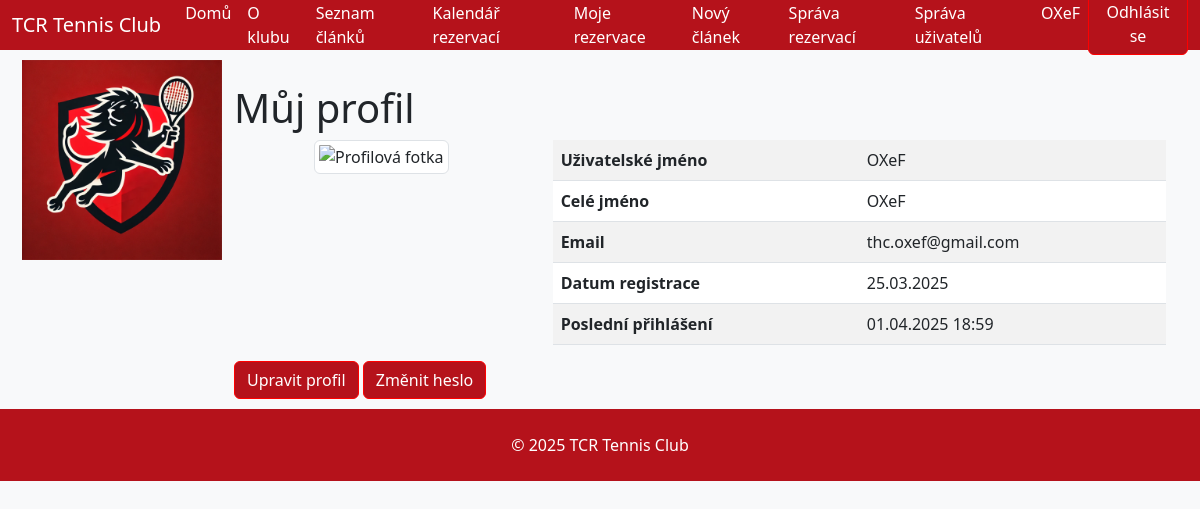
The app's page /profile/ (signed in), older data.
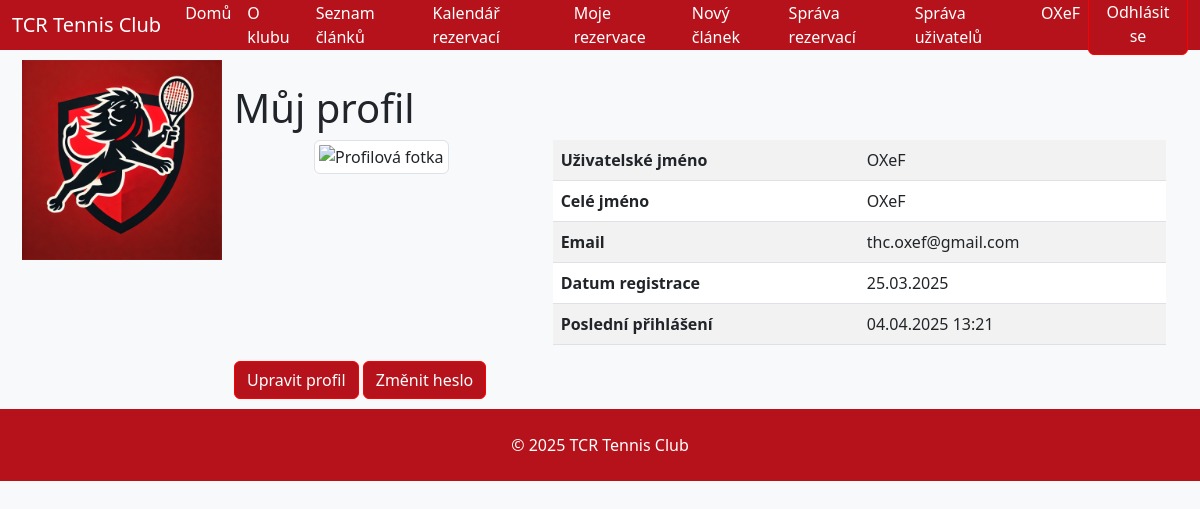
The same page, newer data.
### users/models.py (models this page shows, shortened)
class CustomUser(AbstractUser):
    membership_paid = models.BooleanField(default=False, verbose_name="Zaplacený členský příspěvek")
    roles = models.ManyToManyField(Role, through='UserRole', related_name="users", blank=True)
    membership_paid = models.BooleanField(default=False, verbose_name="Zaplacený členský příspěvek")
    roles = models.ManyToManyField(Role, through='UserRole', related_name="users", blank=True)
    phone_number = models.CharField(
        max_length=20,
        verbose_name="Telefonní číslo",
        validators=[
            RegexValidator(r'^\+?[\d\s]+$', 'Zadejte platné telefonní číslo.')
            ],
        blank=False,
        null=False
    )

### users/views.py (the view)
# urls.py: path('profile/', profile_view, name='profile'),
@login_required
def profile_view(request):
    return render(request, 'profile.html')

### users/templates/profile.html (shortened to what this page needs)
{% extends "base.html" %}
{% load static %}
{% block content %}
<div class="container mt-4">
  <h1>Můj profil</h1>
  <div class="row">
    <div class="col-md-4 text-center">
      {% if user.profile.image %}
        <img src="{{ user.profile.image.url }}" alt="Profilová fotka" class="img-thumbnail" style="max-width:150px;">
      {% else %}
        <img src="{% static 'images/default_profile.png' %}" alt="Profilová fotka" class="img-thumbnail" style="max-width:150px;">
      {% endif %}
    </div>
    <div class="col-md-8">
      <table class="table table-striped">
        <tbody>
          <tr>
            <th scope="row">Uživatelské jméno</th>
            <td>{{ user.username }}</td>
          </tr>
          <tr>
            <th scope="row">Celé jméno</th>
            <td>{{ user.get_full_name|default:user.username }}</td>
          </tr>
          <tr>
            <th scope="row">Email</th>
            <td>{{ user.email }}</td>
          </tr>
          <tr>
            <th scope="row">Datum registrace</th>
            <td>{{ user.date_joined|date:"d.m.Y" }}</td>
          </tr>
          <tr>
            <th scope="row">Poslední přihlášení</th>
            <td>{{ user.last_login|date:"d.m.Y H:i" }}</td>
          </tr>
        </tbody>
      </table>
    </div>
  </div>
  <a href="{% url 'edit_profile' %}" class="btn btn-custom">Upravit profil</a>
  <a href="{% url 'change_password' %}" class="btn btn-custom">Změnit heslo</a>
</div>
{% endblock %}

### core/templates/header.html (shortened to what this page needs)
{% load static %}
<header>
  <nav class="navbar navbar-expand-lg" style="background-color: #b5121b; height: 50px;">
    <div class="container-fluid">
      <a class="navbar-brand text-white" href="{% url 'home' %}">TCR Tennis Club</a>
      <div class="collapse navbar-collapse" id="navbarSupportedContent">
        <ul class="navbar-nav ms-auto mb-2 mb-lg-0">
          <li class="nav-item"><a class="nav-link text-white" href="{% url 'home' %}">Domů</a></li>
          <li class="nav-item"><a class="nav-link text-white" href="{% url 'about' %}">O klubu</a></li>
          <li class="nav-item"><a class="nav-link text-white" href="{% url 'article_list' %}">Seznam článků</a></li>
          <li class="nav-item"><a class="nav-link text-white" href="{% url 'calendar' %}">Kalendář rezervací</a></li>
          <li class="nav-item"><a class="nav-link text-white" href="{% url 'my_reservations' %}">Moje rezervace</a></li>
          {% if user.is_authenticated and user.is_staff %}
            <li class="nav-item"><a class="nav-link text-white" href="{% url 'article_create' %}">Nový článek</a></li>
            <li class="nav-item"><a class="nav-link text-white" href="{% url 'admin_reservations' %}">Správa rezervací</a></li>
            <li class="nav-item"><a class="nav-link text-white" href="{% url 'user_management' %}">Správa uživatelů</a></li>
          {% endif %}
          {% if user.is_authenticated %}
            <li class="nav-item"><a class="nav-link text-white" href="{% url 'profile' %}">
                {{ user.get_full_name|default:user.username }}
              </a>
            </li>
            <form action="{% url 'logout' %}" method="post" style="display:inline;">
              <button type="submit" class="btn btn-custom">Odhlásit se</button>
            </form>
          {% endif %}
        </ul>
      </div>
    </div>
  </nav>
</header>

Row changes from the older to the newer data that the page shows:
changed CustomUser "OXeF": last_login "01.04.2025 18:59" → "04.04.2025 13:21"
